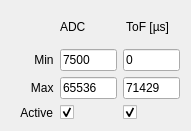
   <widget class="QWidget" name="gridLayoutWidget_2">
    <property name="geometry">
     <rect>
      <x>1010</x>
      <y>480</y>
      <width>191</width>
      <height>131</height>
     </rect>
    </property>
    <layout class="QGridLayout" name="gridLayout_2">
     <property name="sizeConstraint">
      <enum>QLayout::SetDefaultConstraint</enum>
     </property>
     <item row="2" column="2">
      <widget class="QLineEdit" name="He3_ToF_min">
       <property name="text">
        <string>0</string>
       </property>
      </widget>
     </item>
     <item row="0" column="2">
      <widget class="QLabel" name="label_31">
       <property name="font">
        <font>
         <weight>50</weight>
         <bold>false</bold>
        </font>
       </property>
       <property name="text">
        <string> ToF [µs]</string>
       </property>
      </widget>
     </item>
     <item row="2" column="1">
      <widget class="QLineEdit" name="He3_ADC_min">
       <property name="text">
        <string>7500</string>
       </property>
      </widget>
     </item>
     <item row="5" column="1">
      <widget class="QCheckBox" name="He3_ADC_filter">
       <property name="text">
        <string/>
       </property>
       <property name="checked">
        <bool>true</bool>
       </property>
      </widget>
     </item>
     <item row="5" column="2">
      <widget class="QCheckBox" name="He3_ToF_filter">
       <property name="text">
        <string/>
       </property>
       <property name="checked">
        <bool>true</bool>
       </property>
      </widget>
     </item>
     <item row="0" column="1">
      <widget class="QLabel" name="label_42">
       <property name="font">
        <font>
         <weight>50</weight>
         <bold>false</bold>
        </font>
       </property>
       <property name="text">
        <string>ADC</string>
       </property>
      </widget>
     </item>
     <item row="2" column="0">
      <widget class="QLabel" name="label_29">
       <property name="font">
        <font>
         <weight>50</weight>
         <bold>false</bold>
        </font>
       </property>
       <property name="text">
        <string>       Min</string>
       </property>
      </widget>
     </item>
     <item row="4" column="1">
      <widget class="QLineEdit" name="He3_ADC_max">
       <property name="text">
        <string>65536</string>
       </property>
      </widget>
     </item>
     <item row="4" column="0">
      <widget class="QLabel" name="label_53">
       <property name="font">
        <font>
         <weight>50</weight>
         <bold>false</bold>
        </font>
       </property>
       <property name="text">
        <string>      Max</string>
       </property>
      </widget>
     </item>
     <item row="5" column="0">
      <widget class="QLabel" name="label_54">
       <property name="font">
        <font>
         <weight>50</weight>
         <bold>false</bold>
        </font>
       </property>
       <property name="text">
        <string>   Active</string>
       </property>
      </widget>
     </item>
     <item row="4" column="2">
      <widget class="QLineEdit" name="He3_ToF_max">
       <property name="text">
        <string>71429</string>
       </property>
      </widget>
     </item>
    </layout>
   </widget>
